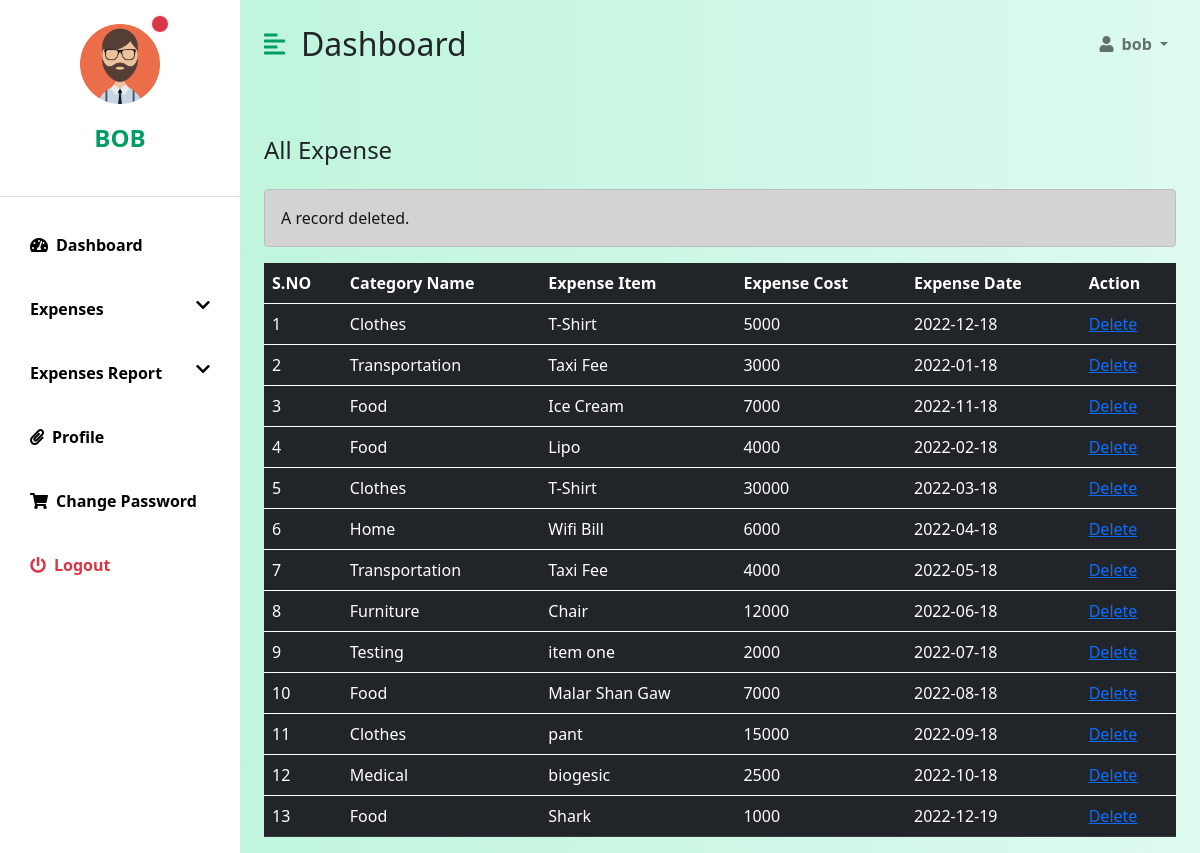
Page /manage-expense.php?delid=15 (signed in) on the committed database.
### tables this page shows
CREATE TABLE `tblusers` (
                            `id` int(11) NOT NULL,
                            `name` varchar(255) NOT NULL,
                            `email` varchar(255) NOT NULL,
                            `mobile_number` varchar(11) NOT NULL,
                            `password` varchar(255) NOT NULL,
                            `reg_date` datetime NOT NULL DEFAULT current_timestamp()
);

CREATE TABLE `tblexpenses` (
                               `id` int(11) NOT NULL,
                               `user_id` int(11) NOT NULL,
                               `expense_date` date NOT NULL,
                               `expense_item` varchar(255) NOT NULL,
                               `cost` varchar(255) NOT NULL,
                               `note_date` datetime NOT NULL DEFAULT current_timestamp(),
                               `category_name` varchar(255) DEFAULT NULL
);

### manage-expense.php (the view, shortened to what this page needs)
<?php
include('confs/config.php');
if (strlen($_SESSION['detsuid'] == 0)):
  header('location: logout.php');
else:
  if (isset($_GET['delid'])) {
    $rowid = intval($_GET['delid']);
    $query = mysqli_query($conn, "DELETE FROM tblexpenses WHERE id = '$rowid'");
    if ($query) {
      $msg = "A record deleted.";
    } else {
      $msg = "Something went wrong. Please try again!";
    }
  }
  ?>
    <!DOCTYPE html>
    <html lang="en">
    <head>
        <link href="css/datepicker3.css" rel="stylesheet">
        <link href="https://cdn.jsdelivr.net/npm/bootstrap@5.0.0-beta3/dist/css/bootstrap.min.css"
              rel="stylesheet"/>
        <link rel="stylesheet"
              href="https://cdnjs.cloudflare.com/ajax/libs/font-awesome/5.15.3/css/all.min.css"/>
        <link rel="stylesheet" href="css/dashboard.css"/>
    </head>
    <body>
    <div class="d-flex" id="wrapper">
      <?php include('confs/sidebar.php') ?>
        <div id="page-content-wrapper">
          <?php include('confs/header.php') ?>
            <div class="container-fluid px-4 mt-5">
                <h4 class="mb-4">All Expense</h4>
              <?php if ($msg): ?>
                  <div class="alert alert-dark" role="alert">
                    <?php echo $msg; ?>
                  </div>
              <?php endif; ?>
                <div class="table-responsive">
                    <table class="table table-dark table-hover">
                        <thead>
                        <tr>
                            <th>S.NO</th>
                            <th>Category Name</th>
                            <th>Expense Item</th>
                            <th>Expense Cost</th>
                            <th>Expense Date</th>
                            <th>Action</th>
                        </tr>
                        </thead>
                      <?php
                      $userid=$_SESSION['detsuid'];
                      $ret=mysqli_query($conn,"SELECT * FROM tblexpenses WHERE user_id='$userid'");
                      $cnt=1;
                      while ($row=mysqli_fetch_array($ret)):
                      ?>
                        <tbody>
                        <tr>
                            <td><?php echo $cnt;?></td>
                            <td><?php  echo $row['category_name'];?></td>
                            <td><?php  echo $row['expense_item'];?></td>
                            <td><?php  echo $row['cost'];?></td>
                            <td><?php  echo $row['expense_date'];?></td>
                            <td><a href="manage-expense.php?delid=<?php echo $row['id'];?>">Delete</a>
                        </tr>
                        <?php
                        $cnt=$cnt+1;
                        endwhile;
                        ?>
                        </tbody>
                    </table>
                </div>
            </div>
        </div>
    </div>
    </body>
    </html>
<?php endif; ?>

### confs/sidebar.php (shortened to what this page needs)
<?php
include('config.php');
$uid = $_SESSION['detsuid'];
$sql = mysqli_query($conn, "SELECT name FROM tblusers WHERE id = '$uid'");
$result = mysqli_fetch_array($sql);
$name = $result['name'];
?>
<div class="bg-white" id="sidebar-wrapper">
    <div class="sidebar-heading text-center py-4 primary-text fs-4 fw-bold text-uppercase border-bottom">
        <div class="position-relative">
            <img src="assets/profile.png" alt="Profile Pic" width="80" height="80">
            <span class="position-absolute top-0 start-75 translate-middle p-2 bg-danger border border-light rounded-circle">
            </span>
        </div>
        <p class="mt-3">
          <?php echo $name; ?></p>
    </div>
    <div class="list-group list-group-flush my-3">
        <a href="dashboard.php"
           class="list-group-item list-group-item-action bg-transparent second-text active"><i
                    class="fas fa-tachometer-alt me-2"></i>Dashboard</a>
        <a class="list-group-item list-group-item-action bg-transparent second-text fw-bold
        d-flex justify-content-between"
           data-bs-toggle="collapse" href="#collapseExample" role="button"
           aria-expanded="false" aria-controls="collapseExample">
            <span>Expenses</span> <i class="fas fa-chevron-down"></i>
        </a>
        <a class="list-group-item list-group-item-action bg-transparent second-text fw-bold
        d-flex justify-content-between"
           data-bs-toggle="collapse" href="#report" role="button"
           aria-expanded="false" aria-controls="report">
            <span>Expenses Report</span> <i class="fas fa-chevron-down"></i>
        </a>
        <a href="user-profile.php"
           class="list-group-item list-group-item-action bg-transparent second-text fw-bold"><i
                    class="fas fa-paperclip me-2"></i>Profile</a>
        <a href="change-password.php"
           class="list-group-item list-group-item-action bg-transparent second-text fw-bold"><i
                    class="fas fa-shopping-cart me-2"></i>Change Password</a>
        <a href="logout.php"
           class="list-group-item list-group-item-action bg-transparent text-danger fw-bold"><i
                    class="fas fa-power-off me-2"></i>Logout</a>
    </div>
</div>

### confs/header.php (shortened to what this page needs)
<?php
include('config.php');
$uid = $_SESSION['detsuid'];
$sql = mysqli_query($conn, "SELECT name FROM tblusers WHERE id = '$uid'");
$result = mysqli_fetch_array($sql);
$name = $result['name'];
?>
<nav class="navbar navbar-expand-lg navbar-light bg-transparent py-4 px-4">
    <div class="d-flex align-items-center">
        <i class="fas fa-align-left primary-text fs-4 me-3" id="menu-toggle"></i>
        <h2 class="fs-2 m-0">Dashboard</h2>
    </div>
    <div class="collapse navbar-collapse" id="navbarSupportedContent">
        <ul class="navbar-nav ms-auto mb-2 mb-lg-0">
            <li class="nav-item dropdown">
                <a class="nav-link dropdown-toggle second-text fw-bold" href="#"
                   id="navbarDropdown"
                   role="button" data-bs-toggle="dropdown" aria-expanded="false">
                    <i class="fas fa-user me-2"></i><?php echo $name; ?>
                </a>
            </li>
        </ul>
    </div>
</nav>

### css/dashboard.css (style rules this page uses)
:root { --main-bg-color: #009d63; --main-text-color: #009d63; --second-text-color: #bbbec5; --second-bg-color: #c1efde; }
.primary-text { color: var(--main-text-color); }
.second-text { color: #000; }
#wrapper { overflow-x: hidden; background-image: linear-gradient( to right, #baf3d7, #c2f5de, #cbf7e4, #d4f8ea, #ddfaef ); }
#sidebar-wrapper { min-height: 100vh; margin-left: -15rem; -webkit-transition: margin 0.25s ease-out; -moz-transition: margin 0.25s ease-out; -o-transition: margin 0.25s ease-out; transition: margin 0.25s ease-out; }
#sidebar-wrapper .sidebar-heading { padding: 0.875rem 1.25rem; font-size: 1.2rem; }
#sidebar-wrapper .list-group { width: 15rem; }
#page-content-wrapper { min-width: 100vw; }
#menu-toggle { cursor: pointer; }
.list-group-item { border: none; padding: 20px 30px; }
.list-group-item.active { background-color: transparent; color: #000; font-weight: bold; border: none; }
@media (min-width: 768px) { #sidebar-wrapper { margin-left: 0; } }
@media (min-width: 768px) { #page-content-wrapper { min-width: 0; width: 100%; } }

### rows in the picture
tblusers: name "BOB", name "bob"
tblexpenses: category_name "Clothes", expense_item "T-Shirt", cost "5000", expense_date "2022-12-18"
tblexpenses: category_name "Transportation", expense_item "Taxi Fee", cost "3000", expense_date "2022-01-18"
tblexpenses: category_name "Food", expense_item "Ice Cream", cost "7000", expense_date "2022-11-18"
tblexpenses: category_name "Food", expense_item "Lipo", cost "4000", expense_date "2022-02-18"
tblexpenses: category_name "Clothes", expense_item "T-Shirt", cost "30000", expense_date "2022-03-18"
tblexpenses: category_name "Home", expense_item "Wifi Bill", cost "6000", expense_date "2022-04-18"
tblexpenses: category_name "Transportation", expense_item "Taxi Fee", cost "4000", expense_date "2022-05-18"
tblexpenses: category_name "Furniture", expense_item "Chair", cost "12000", expense_date "2022-06-18"
tblexpenses: category_name "Testing", expense_item "item one", cost "2000", expense_date "2022-07-18"
tblexpenses: category_name "Food", expense_item "Malar Shan Gaw", cost "7000", expense_date "2022-08-18"
tblexpenses: category_name "Clothes", expense_item "pant", cost "15000", expense_date "2022-09-18"
tblexpenses: category_name "Medical", expense_item "biogesic", cost "2500", expense_date "2022-10-18"
tblexpenses: category_name "Food", expense_item "Shark", cost "1000", expense_date "2022-12-19"

### other values in the picture
$msg "A record deleted."
